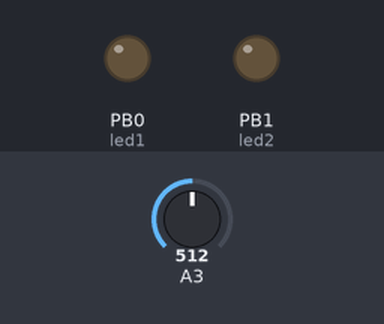
This sketch was run on a simulated ATtiny85, built with avr-gcc and run on an emulated ATtiny85. Parts: output pins drawn as LEDs (lit = HIGH). Dashed ring = blinking. Inputs (shaded band) come from the test bench; at power-on: A3 = 512.

Above: at 1.2 s.
1.3 s: A3 set to 716
At 2.6 s:
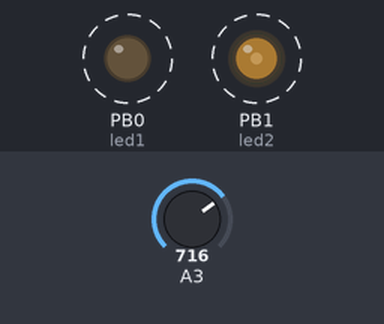
4.3 s: A3 set to 900
At 4.35 s:
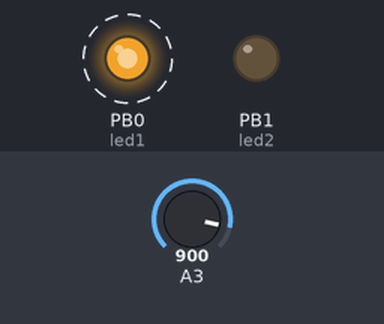
7.3 s: A3 set to 620
At 7.32 s:
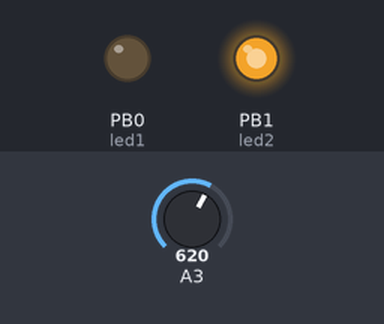
8.8 s: A3 set to 640
Timing chart, 0 to 11.3 s (numbered marks = the images above; inputs shaded):
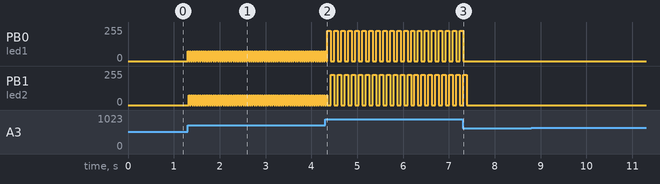

Measured:
- after the input at 1.3 s, PB0 (led1), PB1 (led2): alternates 72/255 for 0.02 s and 0/255 for 0.02 s, starting at once
- after the input at 4.3 s, PB0 (led1): alternates 228/255 for 0.08 s and 0/255 for 0.08 s, starting after 0.05 s
- after the input at 7.3 s, PB0 (led1): goes on until 7.3 s, then stays 0/255; PB1 (led2): goes on until 7.4 s, then stays 0/255

The sketch:

GrillZ_Namur.ino
```cpp
/* ATtiny85 - 1 Mhz - Internal Oscillator
KiK (Brigade Neurale)
http://www.cargocollective.com/kik
*/

int sensorPin = 3;    // select the input pin for the mic
int led1 = 0;
int led2 = 1;

/* ATTiny pins :
sensorPin : Pin 2
led1 : Pin 5
led2 : Pin 6
*/

int sensorValue = 0;  // variable to store the value coming from the sensor

int thresold = 630;
void setup() {
  // declare the ledPin as an OUTPUT:
  pinMode(led1, OUTPUT);
  pinMode(led2, OUTPUT);


}

void loop() {


  sensorValue = analogRead(sensorPin);

  if (sensorValue > thresold) {
  int pwmVal = map(sensorValue, thresold, (thresold+150), 0, 127);
    analogWrite(led1, pwmVal);
    analogWrite(led2,0);
   delay(pwmVal/3);
    analogWrite(led2, pwmVal);
    analogWrite(led1,0);
    delay(pwmVal/3);
  }
  else {

  analogWrite(led1, 0);

  analogWrite(led2, 0);

}
}
```
